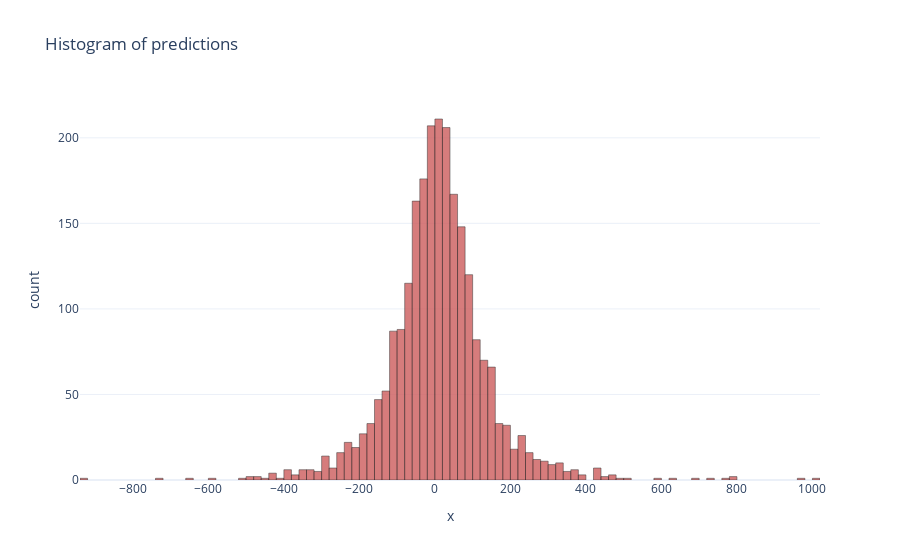

Notebook source saved alongside this figure:
### Code cell
## Plot the histogram of the predictions
import plotly.express as px
#add line in between the histogram bars
px.histogram(pred1, pred8.values, nbins=100, title='Histogram of predictions', 
             opacity=0.8, color_discrete_sequence=['indianred'], template='plotly_white').update_traces(marker_line_width=0.5, marker_line_color="black")

### Figure 1 — Plotly figure (JSON) as saved in the notebook; plotly's stock layout.template omitted (floating-point values rounded to 4 significant figures; data arrays with more than 128 entries replaced by an {"elided": "..."} marker saying what was removed)
{"data": [{"alignmentgroup": "True", "bingroup": "x", "hovertemplate": "x=%{x}<br>count=%{y}<extra></extra>", "legendgroup": "", "marker": {"color": "indianred", "line": {"color": "black", "width": 0.5}, "opacity": 0.8, "pattern": {"shape": ""}}, "name": "", "nbinsx": 100, "offsetgroup": "", "orientation": "v", "showlegend": false, "type": "histogram", "x": {"elided": "2388 float values"}, "xaxis": "x", "yaxis": "y"}], "layout": {"barmode": "relative", "legend": {"tracegroupgap": 0}, "title": {"text": "Histogram of predictions"}, "xaxis": {"anchor": "y", "domain": [0, 1], "title": {"text": "x"}}, "yaxis": {"anchor": "x", "domain": [0, 1], "title": {"text": "count"}}}}
